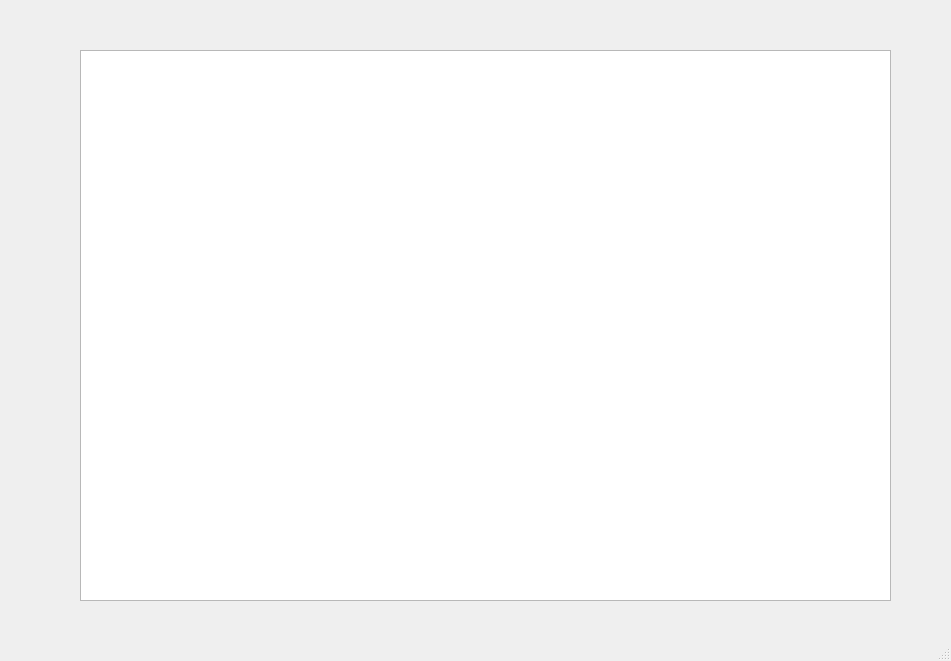
<?xml version="1.0" encoding="UTF-8"?>
<ui version="4.0">
 <class>MainWindow</class>
 <widget class="QMainWindow" name="MainWindow">
  <property name="geometry">
   <rect>
    <x>0</x>
    <y>0</y>
    <width>951</width>
    <height>661</height>
   </rect>
  </property>
  <property name="windowTitle">
   <string>MainWindow</string>
  </property>
  <widget class="QWidget" name="centralwidget">
   <widget class="QListView" name="listView">
    <property name="geometry">
     <rect>
      <x>80</x>
      <y>50</y>
      <width>811</width>
      <height>551</height>
     </rect>
    </property>
   </widget>
  </widget>
  <widget class="QMenuBar" name="menubar">
   <property name="geometry">
    <rect>
     <x>0</x>
     <y>0</y>
     <width>951</width>
     <height>26</height>
    </rect>
   </property>
  </widget>
  <widget class="QStatusBar" name="statusbar"/>
 </widget>
 <resources/>
 <connections/>
</ui>
